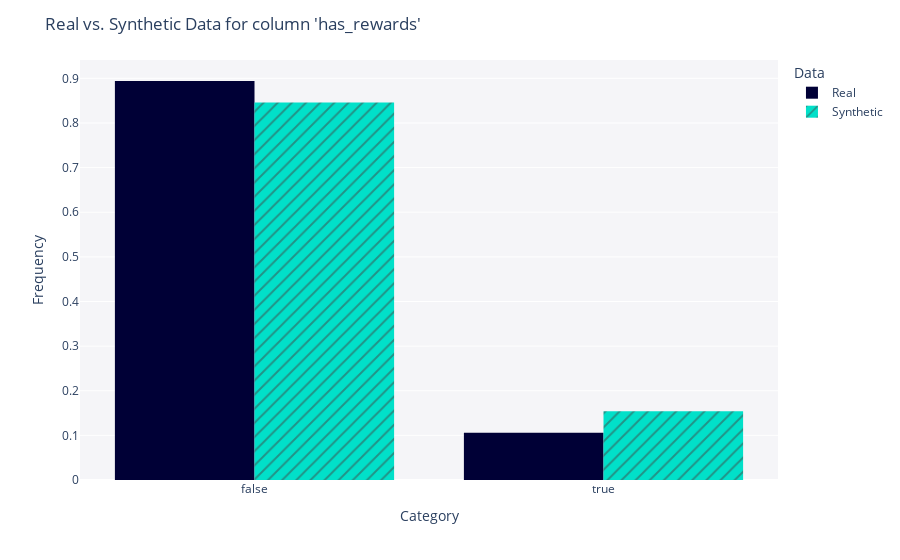
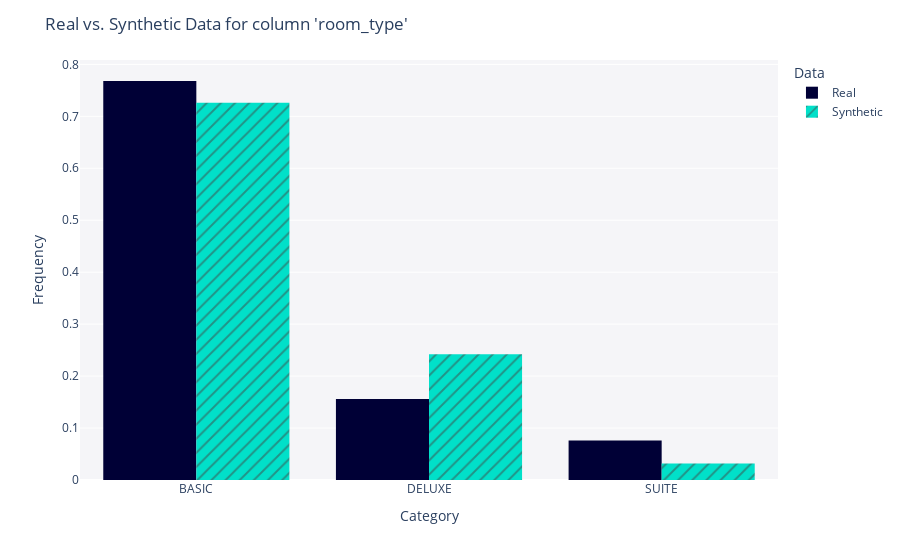
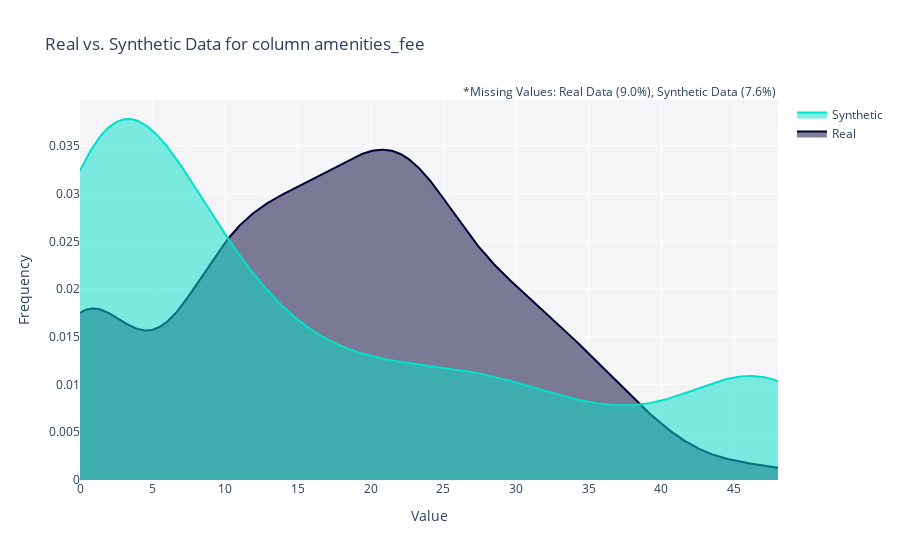
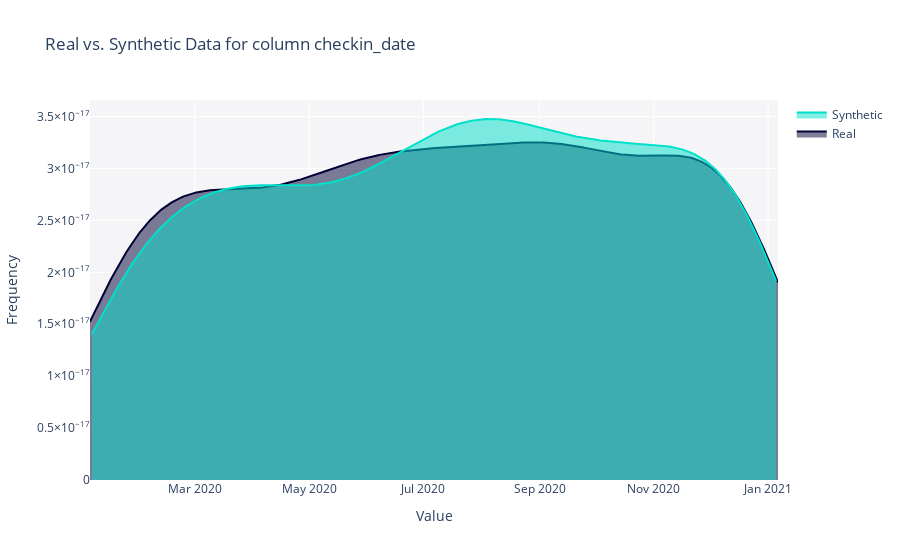

Notebook code for these charts, in order:
### Markdown cell above
# Quality Evaluation

### Code cell
for column in real_data.columns: # Cannot plot PII columns since they are unique and meant to be different
    try:
        fig = get_column_plot(
            real_data=real_data,
            synthetic_data=synthetic_data,
            column_name=column,
            metadata=metadata
        )
            
        fig.show()
    except:
        pass

# Note the missing values that were included by the synthesizer

### Figure 1 — Plotly figure (JSON) as saved in the notebook; plotly's stock layout.template omitted (floating-point values rounded to 4 significant figures; data arrays with more than 128 entries replaced by an {"elided": "..."} marker saying what was removed)
{"data": [{"alignmentgroup": "True", "bingroup": "x", "histnorm": "probability density", "hovertemplate": "<b>Real</b><br>Frequency: %{y}<extra></extra>", "legendgroup": "Real", "marker": {"color": "#000036", "pattern": {"shape": ""}}, "name": "Real", "offsetgroup": "Real", "orientation": "v", "showlegend": true, "type": "histogram", "x": {"elided": "500 bool values"}, "xaxis": "x", "yaxis": "y"}, {"alignmentgroup": "True", "bingroup": "x", "histnorm": "probability density", "hovertemplate": "<b>Synthetic</b><br>Frequency: %{y}<extra></extra>", "legendgroup": "Synthetic", "marker": {"color": "#01E0C9", "pattern": {"shape": "/"}}, "name": "Synthetic", "offsetgroup": "Synthetic", "orientation": "v", "showlegend": true, "type": "histogram", "x": {"elided": "500 bool values"}, "xaxis": "x", "yaxis": "y"}], "layout": {"barmode": "group", "legend": {"title": {"text": "Data"}, "tracegroupgap": 0}, "margin": {"t": 60}, "plot_bgcolor": "#F5F5F8", "title": {"text": "Real vs. Synthetic Data for column 'has_rewards'"}, "xaxis": {"anchor": "y", "domain": [0, 1], "title": {"text": "Category"}}, "yaxis": {"anchor": "x", "domain": [0, 1], "title": {"text": "Frequency"}}}}

### Figure 2 — Plotly figure (JSON) as saved in the notebook; plotly's stock layout.template omitted (floating-point values rounded to 4 significant figures; data arrays with more than 128 entries replaced by an {"elided": "..."} marker saying what was removed)
{"data": [{"alignmentgroup": "True", "bingroup": "x", "histnorm": "probability density", "hovertemplate": "<b>Real</b><br>Frequency: %{y}<extra></extra>", "legendgroup": "Real", "marker": {"color": "#000036", "pattern": {"shape": ""}}, "name": "Real", "offsetgroup": "Real", "orientation": "v", "showlegend": true, "type": "histogram", "x": {"elided": "500 str values"}, "xaxis": "x", "yaxis": "y"}, {"alignmentgroup": "True", "bingroup": "x", "histnorm": "probability density", "hovertemplate": "<b>Synthetic</b><br>Frequency: %{y}<extra></extra>", "legendgroup": "Synthetic", "marker": {"color": "#01E0C9", "pattern": {"shape": "/"}}, "name": "Synthetic", "offsetgroup": "Synthetic", "orientation": "v", "showlegend": true, "type": "histogram", "x": {"elided": "500 str values"}, "xaxis": "x", "yaxis": "y"}], "layout": {"barmode": "group", "legend": {"title": {"text": "Data"}, "tracegroupgap": 0}, "margin": {"t": 60}, "plot_bgcolor": "#F5F5F8", "title": {"text": "Real vs. Synthetic Data for column 'room_type'"}, "xaxis": {"anchor": "y", "domain": [0, 1], "title": {"text": "Category"}}, "yaxis": {"anchor": "x", "domain": [0, 1], "title": {"text": "Frequency"}}}}

### Figure 3 — Plotly figure (JSON) as saved in the notebook; plotly's stock layout.template omitted (floating-point values rounded to 4 significant figures; data arrays with more than 128 entries replaced by an {"elided": "..."} marker saying what was removed)
{"data": [{"fill": "tozeroy", "hovertemplate": "<b>Real</b><br>Value: %{x}<br>Frequency: %{y}<extra></extra>", "legendgroup": "Real", "marker": {"color": "#000036"}, "mode": "lines", "name": "Real", "showlegend": true, "type": "scatter", "x": {"elided": "500 float values"}, "xaxis": "x", "y": {"elided": "500 float values"}, "yaxis": "y"}, {"fill": "tozeroy", "hovertemplate": "<b>Synthetic</b><br>Value: %{x}<br>Frequency: %{y}<extra></extra>", "legendgroup": "Synthetic", "marker": {"color": "#01E0C9"}, "mode": "lines", "name": "Synthetic", "showlegend": true, "type": "scatter", "x": {"elided": "500 float values"}, "xaxis": "x", "y": {"elided": "500 float values"}, "yaxis": "y"}], "layout": {"annotations": [{"showarrow": false, "text": "*Missing Values: Real Data (9.0%), Synthetic Data (7.6%)", "x": 1, "xref": "paper", "y": 1.05, "yref": "paper"}], "barmode": "overlay", "hovermode": "closest", "legend": {"traceorder": "reversed"}, "plot_bgcolor": "#F5F5F8", "title": {"text": "Real vs. Synthetic Data for column amenities_fee"}, "xaxis": {"anchor": "y2", "domain": [0, 1], "title": {"text": "Value"}, "zeroline": false}, "yaxis": {"anchor": "free", "domain": [0, 1], "position": 0, "title": {"text": "Frequency"}}}}

### Figure 4 — Plotly figure (JSON) as saved in the notebook; plotly's stock layout.template omitted (floating-point values rounded to 4 significant figures; data arrays with more than 128 entries replaced by an {"elided": "..."} marker saying what was removed)
{"data": [{"fill": "tozeroy", "hovertemplate": "<b>Real</b><br>Value: %{x}<br>Frequency: %{y}<extra></extra>", "legendgroup": "Real", "marker": {"color": "#000036"}, "mode": "lines", "name": "Real", "showlegend": true, "type": "scatter", "x": {"elided": "500 str values"}, "xaxis": "x", "y": {"elided": "500 float values"}, "yaxis": "y"}, {"fill": "tozeroy", "hovertemplate": "<b>Synthetic</b><br>Value: %{x}<br>Frequency: %{y}<extra></extra>", "legendgroup": "Synthetic", "marker": {"color": "#01E0C9"}, "mode": "lines", "name": "Synthetic", "showlegend": true, "type": "scatter", "x": {"elided": "500 str values"}, "xaxis": "x", "y": {"elided": "500 float values"}, "yaxis": "y"}], "layout": {"barmode": "overlay", "hovermode": "closest", "legend": {"traceorder": "reversed"}, "plot_bgcolor": "#F5F5F8", "title": {"text": "Real vs. Synthetic Data for column checkin_date"}, "xaxis": {"anchor": "y2", "domain": [0, 1], "title": {"text": "Value"}, "zeroline": false}, "yaxis": {"anchor": "free", "domain": [0, 1], "position": 0, "title": {"text": "Frequency"}}}}
